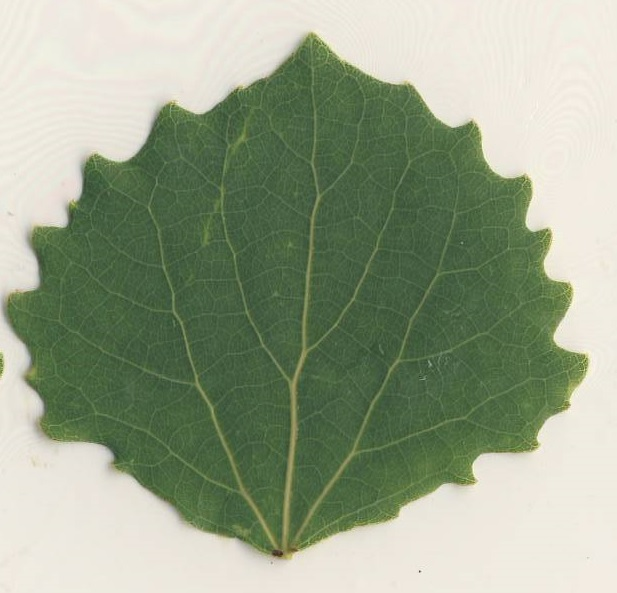
#> input picture correcting_angle/images/15.jpg, 617 x 593 px
$ python -i correction.py   (imports and definitions only)   (older library calls are emulated)
#> lines starting #> are read from the running program, lines starting #| are printed output that depends on the picture; after the words box and inside, x2 and y2 are one past the last pixel; in counts of white or black regions, pixels touching at a corner belong together
### correcting_angle/get_pic_rotated_and_broaden.py
import cv2
from math import *
import numpy as np


def get_pic_rotated_and_broaden(img, degree=45, flag=0):

    # 获取旋转后4角的填充色
    filled_color = img[0][0]
    if isinstance(filled_color, np.uint8):
        filled_color = (filled_color, )
    filled_color = tuple([int(i) for i in filled_color])
    if flag:
        filled_color = (0, 0, 0)
    height, width = img.shape[:2]

    # 旋转后的尺寸
    height_new = int(width * fabs(sin(radians(degree))) + height * fabs(cos(radians(degree))))
    width_new = int(height * fabs(sin(radians(degree))) + width * fabs(cos(radians(degree))))

    mat_rotation = cv2.getRotationMatrix2D((width / 2, height / 2), degree, 1)

    mat_rotation[0, 2] += (width_new - width) / 2  # 重点在这步，目前不懂为什么加这步
    mat_rotation[1, 2] += (height_new - height) / 2  # 重点在这步

    img_rotation = cv2.warpAffine(img, mat_rotation, (width_new, height_new), borderValue=filled_color)
    # 填充四个角
    mask = np.zeros((height_new + 2, width_new + 2), np.uint8)  # 掩码单通道8比特，长和宽都比输入图像多两个像素点，漫水填充不会超出掩码的非零边缘
    mask[:] = 0
    seed_points = [(0, 0), (0, height_new - 1), (width_new - 1, 0), (width_new - 1, height_new - 1)]
    for i in seed_points:
        cv2.floodFill(img_rotation, mask, i, filled_color)
    return img_rotation

### correcting_angle/clockwise_or_anticlockwise.py
import cv2
import numpy as np


def clockwise_or_anticlockwise(img):
    img = cv2.GaussianBlur(img, (3, 3), 0)
    canny_threshold1 = [50, 150]
    edges = cv2.Canny(img, 50, 150, apertureSize=3)
    lines = cv2.HoughLines(edges, 1, np.pi / 180, 118)

    while lines is None:
        # 调整canny的阈值至合适
        print(lines)
        canny_threshold1 = [int(canny_threshold1[0]/2), int(canny_threshold1[1]/2)]
        edges = cv2.Canny(img, *canny_threshold1, apertureSize=3)
        lines = cv2.HoughLines(edges,1,np.pi/180, 118)

    theta = lines[0][0][1]
    return theta > 1.57

### correcting_angle/correction.py
import cv2
import matplotlib.pyplot as plt
import get_pic_rotated_and_broaden
import clockwise_or_anticlockwise


def correction(image):
    """
        对具有对称性的图像进行旋转扶正,
        返回扶正后的图像和纠正角
    """
#> called with image = 'images/15.jpg'
    img = cv2.imread(image)
#> img is the input picture: shape (593, 617, 3); mean B, G, R 138, 162.7, 151.3
    gray_image = cv2.cvtColor(img, cv2.COLOR_BGR2GRAY)
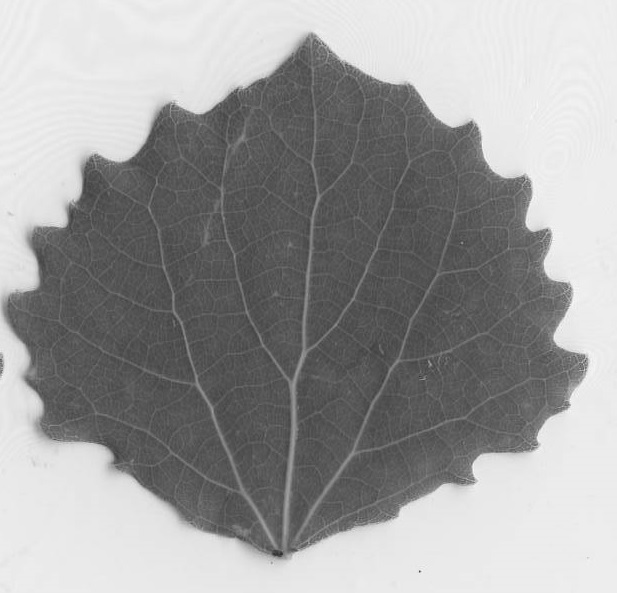
#> gray_image: shape (593, 617); min 45, max 250, mean 156.5
    ret, bw = cv2.threshold(gray_image, 127, 255, cv2.THRESH_BINARY_INV)
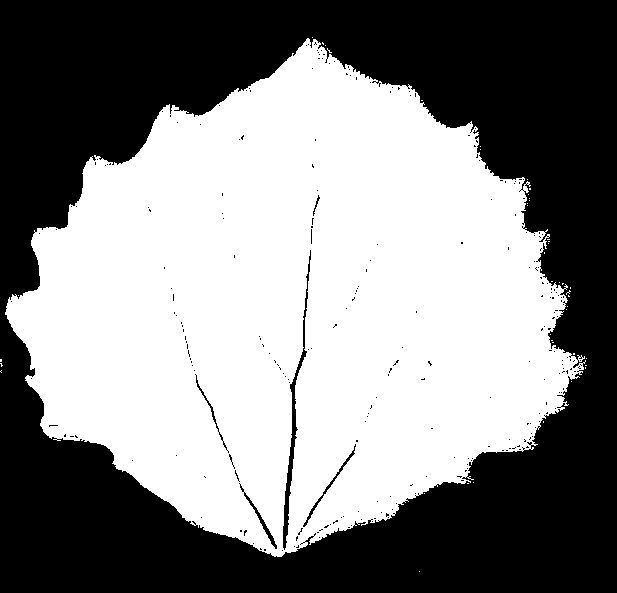
#> bw: shape (593, 617); 52.1% white; 264 black regions (257 under 20 px)
    # 填充大块中的空白, 去掉零散的小块, 使判断更精确
    image, contours, hierarchy = cv2.findContours(bw, cv2.RETR_TREE, cv2.CHAIN_APPROX_SIMPLE)
#> contours = 385 contours, 373 with area under 20; largest, box (x1, y1, x2, y2) and area: (5, 38, 586, 557) 191660, (282, 249, 312, 551) 1296, (302, 443, 357, 528) 316, (243, 491, 278, 550) 264, (195, 374, 220, 433) 167
    small_areas = [i for i in contours if cv2.contourArea(i) < 200]
#> small_areas = 381 contours, 373 with area under 20; largest, box (x1, y1, x2, y2) and area: (195, 374, 220, 433) 167, (312, 194, 321, 217) 55, (310, 228, 313, 245) 30, (234, 469, 240, 482) 25, (218, 431, 224, 442) 24, (239, 483, 245, 493) 24, (222, 440, 228, 451) 23, (228, 453, 233, 463) 21
    big_areas = [i for i in contours if cv2.contourArea(i) > 2000]
#> big_areas = 1 contour; box (x1, y1, x2, y2) and area: (5, 38, 586, 557) 191660
    cv2.fillPoly(bw, small_areas, 0)
    cv2.fillPoly(bw, big_areas, 255)
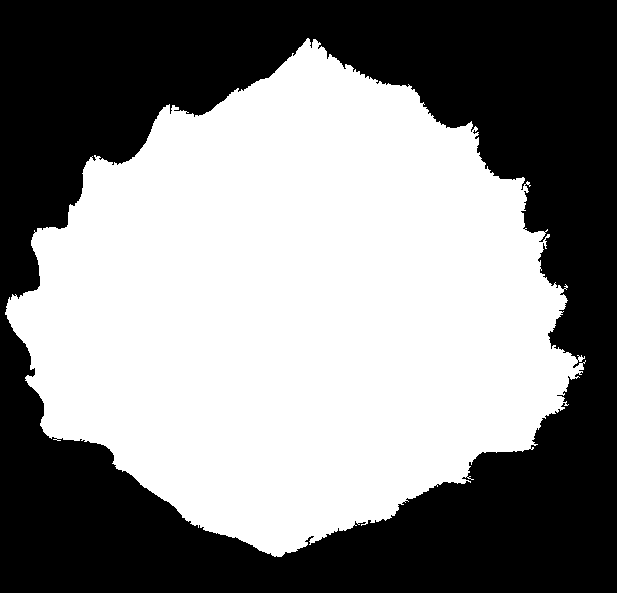
#> bw: shape (593, 617); 52.7% white; 1 black region, box (x1, y1, x2, y2) and area: (0, 0, 617, 593) 172989

    rotation_angle = 0
    rotated_pic = get_pic_rotated_and_broaden.get_pic_rotated_and_broaden(bw, rotation_angle)
#> in get_pic_rotated_and_broaden, `filled_color = img[0][0]`: filled_color = 0
#> in get_pic_rotated_and_broaden, `filled_color = (filled_color, )`: filled_color = (0,)
    show_counter = 1
    fig, axes = plt.subplots(1, 2, figsize=(8, 8))
    ax0, ax1 = axes.ravel()
    ax0.imshow(rotated_pic, plt.cm.gray)
    ax0.set_title('original_img')
    symmetry_rate = 0       # 对称率
    extra_search_time = 3   # 对称率不必上一次高的情况下, 额外探出的步数
    correction_angle = 0    # 纠正角
    cw_or_acw = clockwise_or_anticlockwise.clockwise_or_anticlockwise(img)  # 根据最长线判断顺时针还是逆时针转
#> in clockwise_or_anticlockwise, `edges = cv2.Canny(img, 50, 150, apertureSize=3)`:
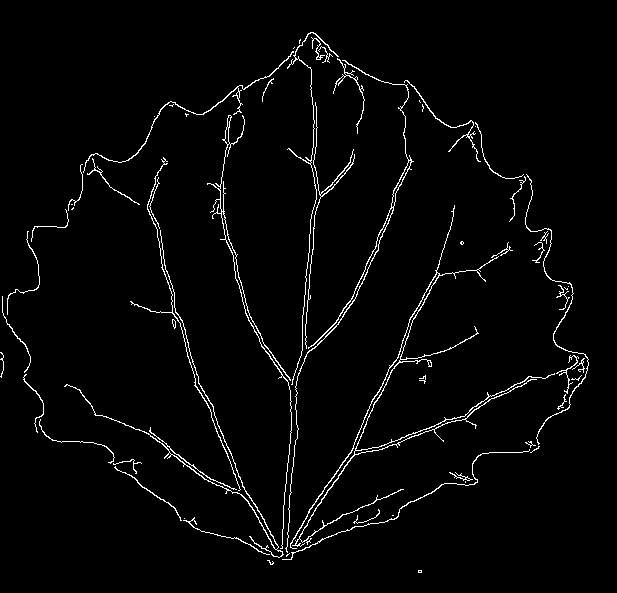
#> edges: shape (593, 617); 2.6% white in thin lines or dots, all inside (x1, y1, x2, y2) = (0, 32, 589, 573)
#> in clockwise_or_anticlockwise, `lines = cv2.HoughLines(edges, 1, np.pi / 180, 118)`: lines = [[324, 0.0698], [332, 0.0873], [329, 0.0873], [334, 0.105]]
#> after the loop in clockwise_or_anticlockwise, `while lines is None:`: canny_threshold1 = [50, 150]
#> in clockwise_or_anticlockwise, `theta = lines[0][0][1]`: theta = 0.0698
#> cw_or_acw = False
    while True:
        show_counter += 1
        rotation_angle += (2 * ((-1) ** cw_or_acw))     # 每次旋转角度(步长)为2度
#> rotation_angle = 2
        rotated_pic = get_pic_rotated_and_broaden.get_pic_rotated_and_broaden(bw, rotation_angle)
#> call 2 of get_pic_rotated_and_broaden, with degree = 2, flag = 0
#> in get_pic_rotated_and_broaden (call 2), `filled_color = img[0][0]`: filled_color = 0
#> in get_pic_rotated_and_broaden (call 2), `filled_color = (filled_color, )`: filled_color = (0,)
#> in get_pic_rotated_and_broaden (call 2), `height_new = int(width * fabs(sin(radians(degree))) + height * fabs(co..`: height_new = 614
#> in get_pic_rotated_and_broaden (call 2), `width_new = int(height * fabs(sin(radians(degree))) + width * fabs(cos..`: width_new = 637
#> in get_pic_rotated_and_broaden (call 2), `mat_rotation = cv2.getRotationMatrix2D((width / 2, height / 2), degree..`: mat_rotation = [[0.999, 0.0349, -10.16], [-0.0349, 0.999, 10.95]]
#> in get_pic_rotated_and_broaden (call 2), `img_rotation = cv2.warpAffine(img, mat_rotation, (width_new, height_ne..`:
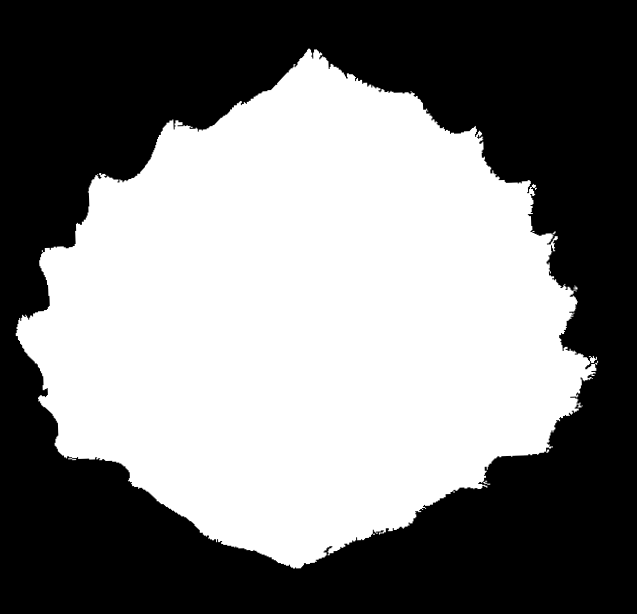
#> img_rotation: shape (614, 637); min 0, max 255, mean 125.8
#> in get_pic_rotated_and_broaden (call 2), `seed_points = [(0, 0), (0, height_new - 1), (width_new - 1, 0), (width..`: seed_points = [(0, 0), (0, 613), (636, 0), (636, 613)]
#> the loop in get_pic_rotated_and_broaden (call 2), `for i in seed_points:` made 4 passes
        [_, w] = rotated_pic.shape
#> w = 637
        # 统计符合对称的像素点数
        t_and_array = cv2.bitwise_and(rotated_pic[:, :int(w/2)], rotated_pic[:, 2*int(w/2)-1:int(w/2)-1:-1])
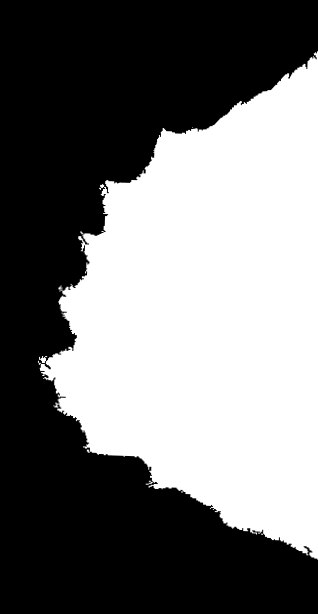
#> t_and_array: shape (614, 318); min 0, max 255, mean 117.5
        t = 0
        for i in t_and_array:
            for j in i:
                t += int(j/255)
#> after the loop, t = 89034
        if symmetry_rate < t:   # 比较, 找到最符合的
            symmetry_rate = t
#> symmetry_rate = 89034
            correction_angle = rotation_angle
#> correction_angle = 2
            extra_search_time = 3
        else:
            extra_search_time -= 1
        if extra_search_time < 1:
            final_pic = get_pic_rotated_and_broaden.get_pic_rotated_and_broaden(bw, correction_angle)
            ax1.imshow(final_pic, plt.cm.gray)
            ax1.set_title('final_img')
            break

    plt.show()
    return final_pic, correction_angle

>>> result = correction('images/15.jpg')

$ run again, on correcting_angle/images/16.jpg
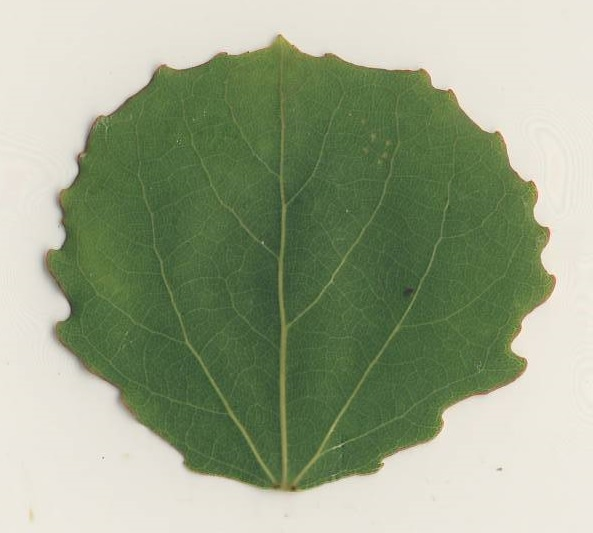
#> input picture correcting_angle/images/16.jpg, 593 x 533 px
#> in correction, img is the input picture: shape (533, 593, 3); mean B, G, R 136.2, 164.4, 153
#> in correction, `ret, bw = cv2.threshold(gray_image, 127, 255, cv2.THRESH_BINARY_INV)`:
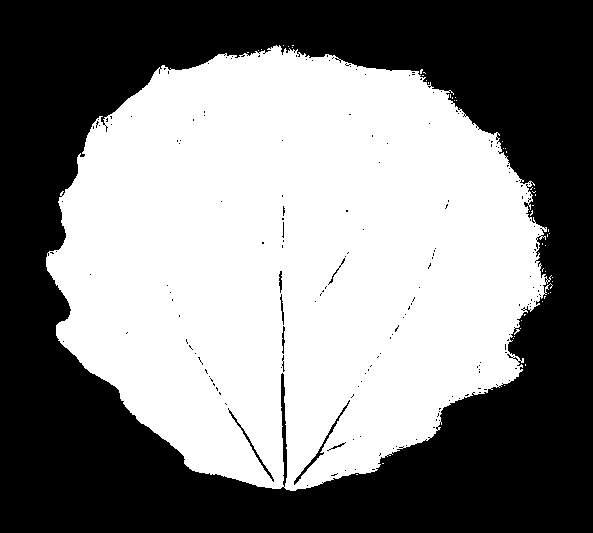
#> bw: shape (533, 593); 51.5% white; 189 black regions (180 under 20 px)
#> contours = 336 contours, 324 with area under 20; largest, box (x1, y1, x2, y2) and area: (46, 45, 553, 491) 163311, (280, 372, 288, 488) 493, (293, 399, 351, 486) 348, (228, 409, 275, 483) 257, (279, 293, 285, 326) 83
#> small_areas = 332 contours, 324 with area under 20; largest, box (x1, y1, x2, y2) and area: (279, 293, 285, 326) 83, (281, 325, 286, 355) 77, (278, 270, 283, 294) 70, (328, 267, 340, 285) 44, (330, 442, 346, 450) 40, (281, 221, 285, 239) 33, (281, 360, 286, 373) 25, (282, 205, 286, 217) 24
#> big_areas = 1 contour; box (x1, y1, x2, y2) and area: (46, 45, 553, 491) 163311
#> in get_pic_rotated_and_broaden, `filled_color = img[0][0]`: filled_color = 0
#> in get_pic_rotated_and_broaden, `filled_color = (filled_color, )`: filled_color = (0,)
#> edges: shape (533, 593); 1.9% white in thin lines or dots, all inside (x1, y1, x2, y2) = (42, 34, 556, 492)
#> lines = [[280, 0], [507, 0.541], [509, 0.576], [-278, 3.12], [512, 0.576], [287, 0.0175], [21, 2.58], [16, 2.6], [-273, 3.12], [504, 0.541], [510, 0.559]]
#> after the loop in clockwise_or_anticlockwise, `while lines is None:`: canny_threshold1 = [50, 150]
#> theta = 0
#> cw_or_acw = False
#> rotation_angle = 2
#> the loop in get_pic_rotated_and_broaden (call 2), `for i in seed_points:` made 4 passes
#> i on passes 1 to 4: (0, 0), (0, 552), (610, 0), (610, 552)
#> after the loop in correction, `for i in t_and_array:`: t = 79120
#> correction_angle = 2
#> in correction, `plt.show()`:
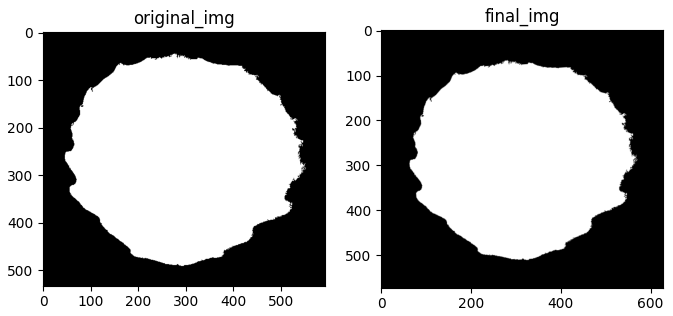
#> figure drawn by matplotlib, 2 panels
